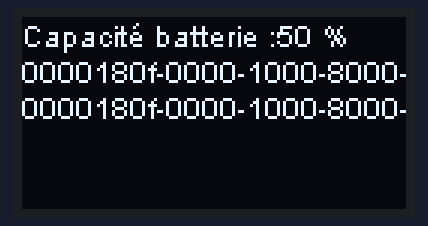
Bench run of a sketch on a simulated ESP32. Parts: 128×64 one-colour display. Nothing arrives over Bluetooth unless stated; a phone connects over Bluetooth LE 3 s after start; what the sketch prints to the serial monitor is not drawn.

Above: at 3.1 s.

The sketch:

Service_Batterie.ino
```cpp
#include <BLEDevice.h>
#include <BLEServer.h>
#include <BLEUtils.h>
#include <BLE2902.h>
#include "heltec.h"
#include "Arduino.h"
#define BROCHE_CAPTEUR 13
#define DUREE_ATTENTE 10000


BLECharacteristic *pCharacteristic;
bool deviceConnected = false;
int txValue = 0;

#define SERVICE_UUID "0000180F-0000-1000-8000-00805F9B34FB"
#define CHARACTERISTIC_UUID_TX  "0000180F-0000-1000-8000-00805F9B34FB"

class MyServerCallbacks: public BLEServerCallbacks{
  void onConnect(BLEServer* pServer){
    deviceConnected = true;
  };


};

void setup() {
  Serial.begin(9600);

  //Configuration de l'écran
  Heltec.begin(true /*DisplayEnable Enable*/, false /*LoRa Disable*/, true /*Serial Enable*/);
  Heltec.display->setFont(ArialMT_Plain_10);

  //Create the BLE Device
  BLEDevice::init("PlotLumineux");

  //Create the BLE Server
  BLEServer * pServer = BLEDevice::createServer();
  pServer->setCallbacks(new MyServerCallbacks());

  //Create the BLE Service
  BLEService *pService = pServer->createService(SERVICE_UUID);

  //Create a BLE Characteristic
  pCharacteristic = pService->createCharacteristic(
                              CHARACTERISTIC_UUID_TX,
                              BLECharacteristic::PROPERTY_READ
                             );

  //BLE2902 needed to notify
  pCharacteristic->addDescriptor(new BLE2902());

  //Start the service
  pService->start();

  //Start advertising
  pServer->getAdvertising()->start();
  Serial.println("Waiting for a client connection to notify...");


}

void loop() {
  if(deviceConnected){
    txValue = 50;

    //converison of tx Value
    String txString;
    txString = String(txValue);
    // Setting the value to the characteristic
    pCharacteristic->setValue((uint8_t*)txString.c_str(), txString.length());

    Heltec.display->clear();

    // Draw battery capacity on the screen
    int leftX = 0;  // Start from the leftmost side
    int topY = 0;   // Start from the top
    Heltec.display->drawString(leftX, topY, "Capacité batterie :" + txString + " %");

    String serviceUUIDString = String(SERVICE_UUID);
    serviceUUIDString.toLowerCase();
    String characteristicUUIDString = String(CHARACTERISTIC_UUID_TX);
    characteristicUUIDString.toLowerCase();

    // Write another text just below
    int lineHeight = 12; // Line height for additional text
    Heltec.display->drawString(leftX, topY + lineHeight,serviceUUIDString);
    Heltec.display->drawString(leftX, topY + 2 * lineHeight, characteristicUUIDString);

    Heltec.display->display();

    // Notifying the connected client
    pCharacteristic->notify();
    Serial.println("Sent value: " + String(txString));
    delay(500);
  }
}
```
